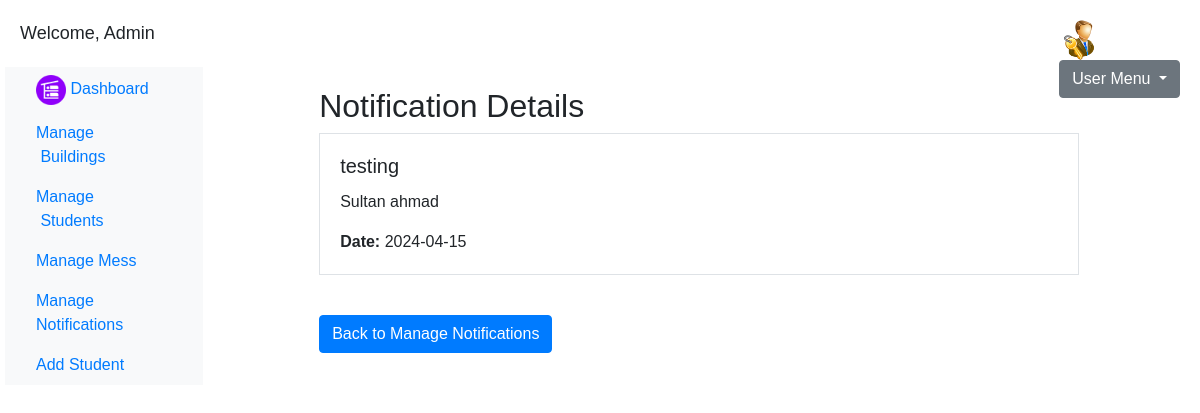
The page /admin/view-notification.php?id=6 (signed in) on the database its author committed.
### tables this page shows
CREATE TABLE `notifications` (
  `id` int(11) NOT NULL,
  `name` varchar(255) NOT NULL,
  `details` text NOT NULL,
  `date` date NOT NULL
);

### admin/view-notification.php (the view, shortened to what this page needs)
<?php
$servername = "localhost";
$username = "root";
$password = "";
$dbname = "hostelpro";
$conn = new mysqli($servername, $username, $password, $dbname);
if (isset($_GET['id']) && is_numeric($_GET['id'])) {
    $notificationId = $_GET['id'];
    $sql = "SELECT * FROM notifications WHERE id = $notificationId";
    $result = $conn->query($sql);
    $notificationDetails = $result->fetch_assoc();
} else {
    header("Location: manage-notifications.php");
    exit();
}
?>
<!DOCTYPE html>
<html lang="en">
<head>
    <link rel="stylesheet" href="https://stackpath.bootstrapcdn.com/bootstrap/4.3.1/css/bootstrap.min.css">
</head>
<body>
<div class="dashboard-container">
    <?php include('newpage.php')?>
        <main role="main" class="col-md-9 ml-sm-auto col-lg-10 px-4">
<div class="notification-details-container">
    <h2>Notification Details</h2>
    <div class="notification-details-card">
        <div class="notification-details">
            <h5 class="card-title"><?php echo $notificationDetails['name']; ?></h5>
            <p class="card-text"><?php echo $notificationDetails['details']; ?></p>
            <p class="card-text"><strong>Date:</strong> <?php echo $notificationDetails['date']; ?></p>
        </div>
    </div>
    <a href="manage-notifications.php" class="btn btn-primary back-button">Back to Manage Notifications</a>
</div>
</main>
    </div>
</div>
</body>
</html>

### admin/view-notification.php (style rules this page uses)
body { font-family: Arial, sans-serif; }
.notification-details-container { max-width: 800px; margin: auto; padding: 20px; }
.notification-details-card { border: 1px solid #dee2e6; margin-bottom: 20px; }
.notification-details { padding: 20px; }
.back-button { margin-top: 20px; }
.dashboard-container { max-width: 1200px; margin: auto; padding: 20px; }

### rows shown on the page
notifications: name "testing", details "Sultan ahmad", date "2024-04-15"
